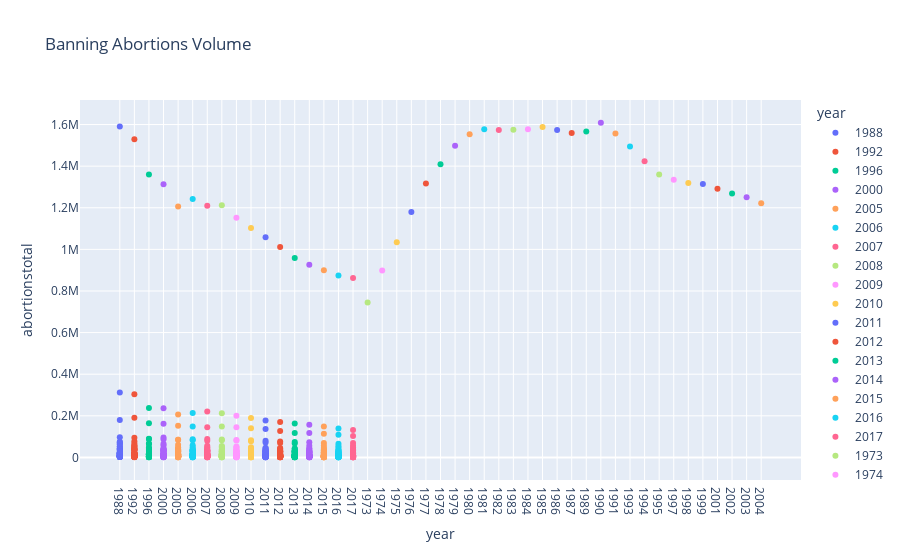

Source (notebook cell):
### Code cell
import plotly.express as px
AbTimeline_df["year"] = AbTimeline_df["year"].astype(str)
fig = px.scatter(AbTimeline_df, x="year", y="abortionstotal", color="year",
                 title="Banning Abortions Volume")

fig.show()

### Figure 1 — Plotly figure (JSON) as saved in the notebook; plotly's stock layout.template omitted (floating-point values rounded to 4 significant figures)
{"data": [{"hovertemplate": "year=%{x}<br>abortionstotal=%{y}<extra></extra>", "legendgroup": "1988", "marker": {"color": "#636efa", "symbol": "circle"}, "mode": "markers", "name": "1988", "orientation": "v", "showlegend": true, "type": "scatter", "x": ["1988", "1988", "1988", "1988", "1988", "1988", "1988", "1988", "1988", "1988", "1988", "1988", "1988", "1988", "1988", "1988", "1988", "1988", "1988", "1988", "1988", "1988", "1988", "1988", "1988", "1988", "1988", "1988", "1988", "1988", "1988", "1988", "1988", "1988", "1988", "1988", "1988", "1988", "1988", "1988", "1988", "1988", "1988", "1988", "1988", "1988", "1988", "1988", "1988", "1988", "1988", "1988"], "xaxis": "x", "y": [20100, 2700, 22200, 7860, 311440, 17550, 24470, 4570, 13830, 75820, 35320, 11120, 2760, 72500, 20930, 10480, 7210, 10090, 17030, 4140, 41090, 44260, 62770, 17400, 6480, 23940, 2350, 5490, 9450, 5940, 66300, 8180, 179830, 38120, 1510, 50780, 12240, 14850, 53050, 5800, 16440, 1420, 20060, 97450, 1590750, 4590, 2920, 40240, 30890, 4800, 18580, 1370], "yaxis": "y"}, {"hovertemplate": "year=%{x}<br>abortionstotal=%{y}<extra></extra>", "legendgroup": "1992", "marker": {"color": "#EF553B", "symbol": "circle"}, "mode": "markers", "name": "1992", "orientation": "v", "showlegend": true, "type": "scatter", "x": ["1992", "1992", "1992", "1992", "1992", "1992", "1992", "1992", "1992", "1992", "1992", "1992", "1992", "1992", "1992", "1992", "1992", "1992", "1992", "1992", "1992", "1992", "1992", "1992", "1992", "1992", "1992", "1992", "1992", "1992", "1992", "1992", "1992", "1992", "1992", "1992", "1992", "1992", "1992", "1992", "1992", "1992", "1992", "1992", "1992", "1992", "1992", "1992", "1992", "1992", "1992", "1992"], "xaxis": "x", "y": [17720, 2800, 21200, 8690, 303850, 18410, 20100, 4620, 11040, 77320, 39970, 12180, 2420, 66500, 21170, 7480, 7140, 9850, 11800, 4260, 39490, 41610, 54530, 15090, 8830, 19870, 2810, 4950, 12400, 4490, 58420, 7780, 191100, 34000, 1190, 46190, 9080, 14620, 50720, 5830, 14410, 1340, 19110, 94590, 1528930, 3800, 2160, 38130, 33620, 4460, 16280, 1390], "yaxis": "y"}, {"hovertemplate": "year=%{x}<br>abortionstotal=%{y}<extra></extra>", "legendgroup": "1996", "marker": {"color": "#00cc96", "symbol": "circle"}, "mode": "markers", "name": "1996", "orientation": "v", "showlegend": true, "type": "scatter", "x": ["1996", "1996", "1996", "1996", "1996", "1996", "1996", "1996", "1996", "1996", "1996", "1996", "1996", "1996", "1996", "1996", "1996", "1996", "1996", "1996", "1996", "1996", "1996", "1996", "1996", "1996", "1996", "1996", "1996", "1996", "1996", "1996", "1996", "1996", "1996", "1996", "1996", "1996", "1996", "1996", "1996", "1996", "1996", "1996", "1996", "1996", "1996", "1996", "1996", "1996", "1996", "1996"], "xaxis": "x", "y": [14940, 2310, 20120, 6680, 237870, 16670, 16510, 2970, 5620, 90160, 35230, 6930, 2450, 66920, 18340, 6150, 6940, 7890, 13110, 3390, 36940, 40150, 47430, 13950, 9020, 16050, 2430, 3930, 14080, 4670, 64230, 6560, 164080, 31070, 1050, 41320, 8490, 13540, 42080, 5290, 12450, 1200, 16690, 88250, 1360160, 3850, 2050, 32450, 26960, 3400, 14980, 1630], "yaxis": "y"}, {"hovertemplate": "year=%{x}<br>abortionstotal=%{y}<extra></extra>", "legendgroup": "2000", "marker": {"color": "#ab63fa", "symbol": "circle"}, "mode": "markers", "name": "2000", "orientation": "v", "showlegend": true, "type": "scatter", "x": ["2000", "2000", "2000", "2000", "2000", "2000", "2000", "2000", "2000", "2000", "2000", "2000", "2000", "2000", "2000", "2000", "2000", "2000", "2000", "2000", "2000", "2000", "2000", "2000", "2000", "2000", "2000", "2000", "2000", "2000", "2000", "2000", "2000", "2000", "2000", "2000", "2000", "2000", "2000", "2000", "2000", "2000", "2000", "2000", "2000", "2000", "2000", "2000", "2000", "2000", "2000", "2000"], "xaxis": "x", "y": [13060, 1900, 18410, 5880, 235670, 12950, 15460, 3920, 5750, 96000, 32270, 5630, 2750, 58370, 15140, 6280, 6440, 6720, 11380, 2910, 38670, 29870, 45710, 13940, 9060, 17410, 2220, 3920, 12880, 4020, 66110, 6890, 161160, 33620, 940, 38090, 7780, 15270, 39670, 4900, 12120, 1020, 17270, 87110, 1312990, 3500, 1510, 30690, 26970, 2930, 12450, 2090], "yaxis": "y"}, {"hovertemplate": "year=%{x}<br>abortionstotal=%{y}<extra></extra>", "legendgroup": "2005", "marker": {"color": "#FFA15A", "symbol": "circle"}, "mode": "markers", "name": "2005", "orientation": "v", "showlegend": true, "type": "scatter", "x": ["2005", "2005", "2005", "2005", "2005", "2005", "2005", "2005", "2005", "2005", "2005", "2005", "2005", "2005", "2005", "2005", "2005", "2005", "2005", "2005", "2005", "2005", "2005", "2005", "2005", "2005", "2005", "2005", "2005", "2005", "2005", "2005", "2005", "2005", "2005", "2005", "2005", "2005", "2005", "2005", "2005", "2005", "2005", "2005", "2005", "2005", "2005", "2005", "2005", "2005", "2005", "2005"], "xaxis": "x", "y": [10840, 2130, 19710, 5200, 206260, 14720, 17340, 4140, 6390, 85360, 32040, 5330, 2540, 48420, 13180, 6130, 5620, 6060, 10330, 2840, 35250, 27800, 39930, 13370, 7930, 14900, 2020, 2990, 12990, 3060, 60330, 6690, 152340, 29730, 890, 33140, 7420, 11900, 38110, 4680, 13320, 980, 15520, 84560, 1206200, 3610, 1810, 30590, 23680, 2700, 10920, 1220], "yaxis": "y"}, {"hovertemplate": "year=%{x}<br>abortionstotal=%{y}<extra></extra>", "legendgroup": "2006", "marker": {"color": "#19d3f3", "symbol": "circle"}, "mode": "markers", "name": "2006", "orientation": "v", "showlegend": true, "type": "scatter", "x": ["2006", "2006", "2006", "2006", "2006", "2006", "2006", "2006", "2006", "2006", "2006", "2006", "2006", "2006", "2006", "2006", "2006", "2006", "2006", "2006", "2006", "2006", "2006", "2006", "2006", "2006", "2006", "2006", "2006", "2006", "2006", "2006", "2006", "2006", "2006", "2006", "2006", "2006", "2006", "2006", "2006", "2006", "2006", "2006", "2006", "2006", "2006", "2006", "2006", "2006", "2006", "2006"], "xaxis": "x", "y": [10980, 2060, 18850, 5450, 213550, 14990, 17580, 4990, 5900, 86980, 32690, 5490, 2700, 48560, 12810, 6390, 5670, 6080, 11220, 2940, 31990, 27130, 37530, 13420, 7880, 15070, 2070, 2690, 13320, 3030, 58030, 7020, 148030, 29970, 900, 32880, 7450, 12150, 39770, 4550, 13590, 970, 15550, 82540, 1242000, 3780, 1760, 31670, 24350, 2880, 10390, 1200], "yaxis": "y"}, {"hovertemplate": "year=%{x}<br>abortionstotal=%{y}<extra></extra>", "legendgroup": "2007", "marker": {"color": "#FF6692", "symbol": "circle"}, "mode": "markers", "name": "2007", "orientation": "v", "showlegend": true, "type": "scatter", "x": ["2007", "2007", "2007", "2007", "2007", "2007", "2007", "2007", "2007", "2007", "2007", "2007", "2007", "2007", "2007", "2007", "2007", "2007", "2007", "2007", "2007", "2007", "2007", "2007", "2007", "2007", "2007", "2007", "2007", "2007", "2007", "2007", "2007", "2007", "2007", "2007", "2007", "2007", "2007", "2007", "2007", "2007", "2007", "2007", "2007", "2007", "2007", "2007", "2007", "2007", "2007", "2007"], "xaxis": "x", "y": [11130, 2000, 17990, 5690, 220840, 15160, 17730, 5850, 5400, 88600, 33680, 5650, 2860, 48710, 12440, 6660, 5720, 6110, 12520, 3030, 28720, 26460, 35780, 13480, 7850, 15250, 2110, 2500, 13630, 2990, 55740, 7350, 144390, 30220, 910, 32620, 7480, 12410, 42550, 4420, 13750, 960, 15590, 80510, 1209640, 3940, 1720, 32750, 25030, 3070, 9870, 1170], "yaxis": "y"}, {"hovertemplate": "year=%{x}<br>abortionstotal=%{y}<extra></extra>", "legendgroup": "2008", "marker": {"color": "#B6E880", "symbol": "circle"}, "mode": "markers", "name": "2008", "orientation": "v", "showlegend": true, "type": "scatter", "x": ["2008", "2008", "2008", "2008", "2008", "2008", "2008", "2008", "2008", "2008", "2008", "2008", "2008", "2008", "2008", "2008", "2008", "2008", "2008", "2008", "2008", "2008", "2008", "2008", "2008", "2008", "2008", "2008", "2008", "2008", "2008", "2008", "2008", "2008", "2008", "2008", "2008", "2008", "2008", "2008", "2008", "2008", "2008", "2008", "2008", "2008", "2008", "2008", "2008", "2008", "2008", "2008"], "xaxis": "x", "y": [11020, 1960, 19770, 5710, 211930, 14920, 17210, 5650, 5880, 86310, 39370, 5650, 2580, 51670, 12300, 6160, 5670, 6380, 14110, 2970, 28390, 25800, 36050, 12580, 8210, 15160, 2040, 2850, 13020, 2860, 54730, 6730, 149070, 29000, 1010, 32370, 7500, 11800, 46670, 4340, 13200, 970, 16210, 82690, 1212350, 3880, 1730, 31360, 24670, 2680, 9660, 1060], "yaxis": "y"}, {"hovertemplate": "year=%{x}<br>abortionstotal=%{y}<extra></extra>", "legendgroup": "2009", "marker": {"color": "#FF97FF", "symbol": "circle"}, "mode": "markers", "name": "2009", "orientation": "v", "showlegend": true, "type": "scatter", "x": ["2009", "2009", "2009", "2009", "2009", "2009", "2009", "2009", "2009", "2009", "2009", "2009", "2009", "2009", "2009", "2009", "2009", "2009", "2009", "2009", "2009", "2009", "2009", "2009", "2009", "2009", "2009", "2009", "2009", "2009", "2009", "2009", "2009", "2009", "2009", "2009", "2009", "2009", "2009", "2009", "2009", "2009", "2009", "2009", "2009", "2009", "2009", "2009", "2009", "2009", "2009", "2009"], "xaxis": "x", "y": [10530, 2040, 17480, 5630, 200720, 14330, 16350, 5520, 4970, 84150, 37260, 5590, 2490, 47020, 12020, 6010, 4830, 6170, 12930, 2830, 29630, 25240, 33410, 11780, 7640, 13550, 2000, 2630, 12790, 2840, 51930, 6420, 144390, 28340, 1000, 30760, 7060, 11020, 44820, 4100, 13050, 900, 15290, 81060, 1151600, 3690, 1670, 30950, 23530, 3070, 9420, 1030], "yaxis": "y"}, {"hovertemplate": "year=%{x}<br>abortionstotal=%{y}<extra></extra>", "legendgroup": "2010", "marker": {"color": "#FECB52", "symbol": "circle"}, "mode": "markers", "name": "2010", "orientation": "v", "showlegend": true, "type": "scatter", "x": ["2010", "2010", "2010", "2010", "2010", "2010", "2010", "2010", "2010", "2010", "2010", "2010", "2010", "2010", "2010", "2010", "2010", "2010", "2010", "2010", "2010", "2010", "2010", "2010", "2010", "2010", "2010", "2010", "2010", "2010", "2010", "2010", "2010", "2010", "2010", "2010", "2010", "2010", "2010", "2010", "2010", "2010", "2010", "2010", "2010", "2010", "2010", "2010", "2010", "2010", "2010", "2010"], "xaxis": "x", "y": [10030, 2120, 15190, 5490, 189110, 13730, 15480, 5380, 4060, 82020, 35160, 5530, 2410, 42370, 11600, 5860, 3990, 5960, 11750, 2640, 30890, 24790, 30770, 11120, 7070, 11930, 1980, 2410, 12570, 2830, 49130, 6110, 139700, 27670, 980, 29140, 6510, 10250, 42250, 3850, 12900, 840, 14370, 78130, 1102670, 3470, 1600, 30550, 22380, 3460, 9140, 1010], "yaxis": "y"}, {"hovertemplate": "year=%{x}<br>abortionstotal=%{y}<extra></extra>", "legendgroup": "2011", "marker": {"color": "#636efa", "symbol": "circle"}, "mode": "markers", "name": "2011", "orientation": "v", "showlegend": true, "type": "scatter", "x": ["2011", "2011", "2011", "2011", "2011", "2011", "2011", "2011", "2011", "2011", "2011", "2011", "2011", "2011", "2011", "2011", "2011", "2011", "2011", "2011", "2011", "2011", "2011", "2011", "2011", "2011", "2011", "2011", "2011", "2011", "2011", "2011", "2011", "2011", "2011", "2011", "2011", "2011", "2011", "2011", "2011", "2011", "2011", "2011", "2011", "2011", "2011", "2011", "2011", "2011", "2011", "2011"], "xaxis": "x", "y": [9600, 2030, 16270, 5210, 177360, 13130, 14630, 4690, 3400, 79890, 34460, 5540, 2340, 42360, 10710, 5430, 3870, 5820, 11310, 2410, 32140, 24430, 29270, 10690, 6700, 11510, 1990, 2550, 11960, 2880, 46670, 5520, 136280, 25080, 940, 27930, 5910, 10020, 39200, 3690, 11580, 850, 13670, 72140, 1058490, 3240, 1610, 29160, 21830, 3320, 8660, 1060], "yaxis": "y"}, {"hovertemplate": "year=%{x}<br>abortionstotal=%{y}<extra></extra>", "legendgroup": "2012", "marker": {"color": "#EF553B", "symbol": "circle"}, "mode": "markers", "name": "2012", "orientation": "v", "showlegend": true, "type": "scatter", "x": ["2012", "2012", "2012", "2012", "2012", "2012", "2012", "2012", "2012", "2012", "2012", "2012", "2012", "2012", "2012", "2012", "2012", "2012", "2012", "2012", "2012", "2012", "2012", "2012", "2012", "2012", "2012", "2012", "2012", "2012", "2012", "2012", "2012", "2012", "2012", "2012", "2012", "2012", "2012", "2012", "2012", "2012", "2012", "2012", "2012", "2012", "2012", "2012", "2012", "2012", "2012", "2012"], "xaxis": "x", "y": [8920, 1890, 15040, 5010, 170420, 12400, 13900, 4010, 3570, 76730, 33620, 4900, 2090, 42020, 10200, 4790, 3910, 5500, 10470, 2390, 29610, 22840, 28780, 10130, 6280, 11080, 1820, 2510, 10750, 2610, 44680, 4860, 126630, 25960, 920, 26200, 5830, 9310, 36560, 3410, 11440, 840, 13210, 69520, 1011070, 3210, 1560, 29510, 20470, 2800, 8080, 940], "yaxis": "y"}, {"hovertemplate": "year=%{x}<br>abortionstotal=%{y}<extra></extra>", "legendgroup": "2013", "marker": {"color": "#00cc96", "symbol": "circle"}, "mode": "markers", "name": "2013", "orientation": "v", "showlegend": true, "type": "scatter", "x": ["2013", "2013", "2013", "2013", "2013", "2013", "2013", "2013", "2013", "2013", "2013", "2013", "2013", "2013", "2013", "2013", "2013", "2013", "2013", "2013", "2013", "2013", "2013", "2013", "2013", "2013", "2013", "2013", "2013", "2013", "2013", "2013", "2013", "2013", "2013", "2013", "2013", "2013", "2013", "2013", "2013", "2013", "2013", "2013", "2013", "2013", "2013", "2013", "2013", "2013", "2013", "2013"], "xaxis": "x", "y": [8230, 1740, 13820, 4810, 163550, 11660, 13360, 3340, 3740, 73560, 32550, 4260, 1850, 41430, 9910, 4150, 3940, 5180, 9630, 2380, 27080, 21250, 28420, 9570, 5860, 10610, 1660, 2440, 9550, 2340, 43340, 4190, 116970, 26850, 900, 24470, 5760, 8600, 34580, 3130, 11300, 830, 12760, 66910, 958700, 3170, 1490, 29860, 19100, 2280, 7510, 820], "yaxis": "y"}, {"hovertemplate": "year=%{x}<br>abortionstotal=%{y}<extra></extra>", "legendgroup": "2014", "marker": {"color": "#ab63fa", "symbol": "circle"}, "mode": "markers", "name": "2014", "orientation": "v", "showlegend": true, "type": "scatter", "x": ["2014", "2014", "2014", "2014", "2014", "2014", "2014", "2014", "2014", "2014", "2014", "2014", "2014", "2014", "2014", "2014", "2014", "2014", "2014", "2014", "2014", "2014", "2014", "2014", "2014", "2014", "2014", "2014", "2014", "2014", "2014", "2014", "2014", "2014", "2014", "2014", "2014", "2014", "2014", "2014", "2014", "2014", "2014", "2014", "2014", "2014", "2014", "2014", "2014", "2014", "2014", "2014"], "xaxis": "x", "y": [8310, 1640, 13240, 4350, 156690, 11760, 13280, 3200, 3800, 72630, 31120, 3750, 1790, 40120, 10130, 3930, 3800, 5180, 9620, 2400, 26430, 21280, 28130, 9230, 5540, 9180, 1520, 2360, 10840, 2530, 43990, 4030, 117580, 26410, 1020, 23220, 5210, 8760, 34230, 3220, 10940, 810, 12300, 56400, 926190, 2960, 1380, 24590, 19150, 2280, 7430, 850], "yaxis": "y"}, {"hovertemplate": "year=%{x}<br>abortionstotal=%{y}<extra></extra>", "legendgroup": "2015", "marker": {"color": "#FFA15A", "symbol": "circle"}, "mode": "markers", "name": "2015", "orientation": "v", "showlegend": true, "type": "scatter", "x": ["2015", "2015", "2015", "2015", "2015", "2015", "2015", "2015", "2015", "2015", "2015", "2015", "2015", "2015", "2015", "2015", "2015", "2015", "2015", "2015", "2015", "2015", "2015", "2015", "2015", "2015", "2015", "2015", "2015", "2015", "2015", "2015", "2015", "2015", "2015", "2015", "2015", "2015", "2015", "2015", "2015", "2015", "2015", "2015", "2015", "2015", "2015", "2015", "2015", "2015", "2015", "2015"], "xaxis": "x", "y": [8150, 1540, 13640, 3930, 148000, 11410, 12770, 3040, 3330, 69390, 31750, 3370, 1780, 38830, 10190, 3990, 3660, 4910, 9830, 2240, 26010, 20370, 27290, 9360, 5300, 9640, 1530, 2260, 10150, 2480, 45680, 4120, 113350, 24870, 990, 21980, 4800, 8950, 34550, 3290, 10930, 770, 11770, 55690, 899270, 3010, 1320, 23290, 18340, 2380, 7360, 810], "yaxis": "y"}, {"hovertemplate": "year=%{x}<br>abortionstotal=%{y}<extra></extra>", "legendgroup": "2016", "marker": {"color": "#19d3f3", "symbol": "circle"}, "mode": "markers", "name": "2016", "orientation": "v", "showlegend": true, "type": "scatter", "x": ["2016", "2016", "2016", "2016", "2016", "2016", "2016", "2016", "2016", "2016", "2016", "2016", "2016", "2016", "2016", "2016", "2016", "2016", "2016", "2016", "2016", "2016", "2016", "2016", "2016", "2016", "2016", "2016", "2016", "2016", "2016", "2016", "2016", "2016", "2016", "2016", "2016", "2016", "2016", "2016", "2016", "2016", "2016", "2016", "2016", "2016", "2016", "2016", "2016", "2016", "2016", "2016"], "xaxis": "x", "y": [7920, 1450, 14040, 3590, 139320, 11050, 12260, 2880, 2870, 66150, 32390, 3130, 1780, 37590, 10240, 4050, 3520, 4640, 10040, 2080, 25730, 19470, 26460, 9590, 5100, 10100, 1540, 2170, 9460, 2410, 47370, 4210, 108350, 23320, 960, 20790, 4550, 9140, 34870, 3340, 10920, 730, 11230, 55100, 874080, 3050, 1260, 21990, 17530, 2490, 7310, 770], "yaxis": "y"}, {"hovertemplate": "year=%{x}<br>abortionstotal=%{y}<extra></extra>", "legendgroup": "2017", "marker": {"color": "#FF6692", "symbol": "circle"}, "mode": "markers", "name": "2017", "orientation": "v", "showlegend": true, "type": "scatter", "x": ["2017", "2017", "2017", "2017", "2017", "2017", "2017", "2017", "2017", "2017", "2017", "2017", "2017", "2017", "2017", "2017", "2017", "2017", "2017", "2017", "2017", "2017", "2017", "2017", "2017", "2017", "2017", "2017", "2017", "2017", "2017", "2017", "2017", "2017", "2017", "2017", "2017", "2017", "2017", "2017", "2017", "2017", "2017", "2017", "2017", "2017", "2017", "2017", "2017", "2017", "2017", "2017"], "xaxis": "x", "y": [7660, 1420, 13270, 3710, 131380, 11100, 11950, 2770, 3930, 68640, 32520, 3220, 1790, 37770, 10270, 3650, 3520, 4780, 9280, 2050, 26940, 18880, 26130, 10100, 4930, 9690, 1510, 2250, 9620, 2330, 47010, 3830, 103060, 25060, 970, 20560, 4780, 8950, 33910, 3280, 11380, 750, 11060, 56340, 862320, 3020, 1140, 20290, 17760, 2380, 7540, 720], "yaxis": "y"}, {"hovertemplate": "year=%{x}<br>abortionstotal=%{y}<extra></extra>", "legendgroup": "1973", "marker": {"color": "#B6E880", "symbol": "circle"}, "mode": "markers", "name": "1973", "orientation": "v", "showlegend": true, "type": "scatter", "x": ["1973"], "xaxis": "x", "y": [744610], "yaxis": "y"}, {"hovertemplate": "year=%{x}<br>abortionstotal=%{y}<extra></extra>", "legendgroup": "1974", "marker": {"color": "#FF97FF", "symbol": "circle"}, "mode": "markers", "name": "1974", "orientation": "v", "showlegend": true, "type": "scatter", "x": ["1974"], "xaxis": "x", "y": [898570], "yaxis": "y"}, {"hovertemplate": "year=%{x}<br>abortionstotal=%{y}<extra></extra>", "legendgroup": "1975", "marker": {"color": "#FECB52", "symbol": "circle"}, "mode": "markers", "name": "1975", "orientation": "v", "showlegend": true, "type": "scatter", "x": ["1975"], "xaxis": "x", "y": [1034170], "yaxis": "y"}, {"hovertemplate": "year=%{x}<br>abortionstotal=%{y}<extra></extra>", "legendgroup": "1976", "marker": {"color": "#636efa", "symbol": "circle"}, "mode": "markers", "name": "1976", "orientation": "v", "showlegend": true, "type": "scatter", "x": ["1976"], "xaxis": "x", "y": [1179300], "yaxis": "y"}, {"hovertemplate": "year=%{x}<br>abortionstotal=%{y}<extra></extra>", "legendgroup": "1977", "marker": {"color": "#EF553B", "symbol": "circle"}, "mode": "markers", "name": "1977", "orientation": "v", "showlegend": true, "type": "scatter", "x": ["1977"], "xaxis": "x", "y": [1316700], "yaxis": "y"}, {"hovertemplate": "year=%{x}<br>abortionstotal=%{y}<extra></extra>", "legendgroup": "1978", "marker": {"color": "#00cc96", "symbol": "circle"}, "mode": "markers", "name": "1978", "orientation": "v", "showlegend": true, "type": "scatter", "x": ["1978"], "xaxis": "x", "y": [1409600], "yaxis": "y"}, {"hovertemplate": "year=%{x}<br>abortionstotal=%{y}<extra></extra>", "legendgroup": "1979", "marker": {"color": "#ab63fa", "symbol": "circle"}, "mode": "markers", "name": "1979", "orientation": "v", "showlegend": true, "type": "scatter", "x": ["1979"], "xaxis": "x", "y": [1497670], "yaxis": "y"}, {"hovertemplate": "year=%{x}<br>abortionstotal=%{y}<extra></extra>", "legendgroup": "1980", "marker": {"color": "#FFA15A", "symbol": "circle"}, "mode": "markers", "name": "1980", "orientation": "v", "showlegend": true, "type": "scatter", "x": ["1980"], "xaxis": "x", "y": [1553890], "yaxis": "y"}, {"hovertemplate": "year=%{x}<br>abortionstotal=%{y}<extra></extra>", "legendgroup": "1981", "marker": {"color": "#19d3f3", "symbol": "circle"}, "mode": "markers", "name": "1981", "orientation": "v", "showlegend": true, "type": "scatter", "x": ["1981"], "xaxis": "x", "y": [1577340], "yaxis": "y"}, {"hovertemplate": "year=%{x}<br>abortionstotal=%{y}<extra></extra>", "legendgroup": "1982", "marker": {"color": "#FF6692", "symbol": "circle"}, "mode": "markers", "name": "1982", "orientation": "v", "showlegend": true, "type": "scatter", "x": ["1982"], "xaxis": "x", "y": [1573920], "yaxis": "y"}, {"hovertemplate": "year=%{x}<br>abortionstotal=%{y}<extra></extra>", "legendgroup": "1983", "marker": {"color": "#B6E880", "symbol": "circle"}, "mode": "markers", "name": "1983", "orientation": "v", "showlegend": true, "type": "scatter", "x": ["1983"], "xaxis": "x", "y": [1575000], "yaxis": "y"}, {"hovertemplate": "year=%{x}<br>abortionstotal=%{y}<extra></extra>", "legendgroup": "1984", "marker": {"color": "#FF97FF", "symbol": "circle"}, "mode": "markers", "name": "1984", "orientation": "v", "showlegend": true, "type": "scatter", "x": ["1984"], "xaxis": "x", "y": [1577180], "yaxis": "y"}, {"hovertemplate": "year=%{x}<br>abortionstotal=%{y}<extra></extra>", "legendgroup": "1985", "marker": {"color": "#FECB52", "symbol": "circle"}, "mode": "markers", "name": "1985", "orientation": "v", "showlegend": true, "type": "scatter", "x": ["1985"], "xaxis": "x", "y": [1588550], "yaxis": "y"}, {"hovertemplate": "year=%{x}<br>abortionstotal=%{y}<extra></extra>", "legendgroup": "1986", "marker": {"color": "#636efa", "symbol": "circle"}, "mode": "markers", "name": "1986", "orientation": "v", "showlegend": true, "type": "scatter", "x": ["1986"], "xaxis": "x", "y": [1574000], "yaxis": "y"}, {"hovertemplate": "year=%{x}<br>abortionstotal=%{y}<extra></extra>", "legendgroup": "1987", "marker": {"color": "#EF553B", "symbol": "circle"}, "mode": "markers", "name": "1987", "orientation": "v", "showlegend": true, "type": "scatter", "x": ["1987"], "xaxis": "x", "y": [1559110], "yaxis": "y"}, {"hovertemplate": "year=%{x}<br>abortionstotal=%{y}<extra></extra>", "legendgroup": "1989", "marker": {"color": "#00cc96", "symbol": "circle"}, "mode": "markers", "name": "1989", "orientation": "v", "showlegend": true, "type": "scatter", "x": ["1989"], "xaxis": "x", "y": [1566870], "yaxis": "y"}, {"hovertemplate": "year=%{x}<br>abortionstotal=%{y}<extra></extra>", "legendgroup": "1990", "marker": {"color": "#ab63fa", "symbol": "circle"}, "mode": "markers", "name": "1990", "orientation": "v", "showlegend": true, "type": "scatter", "x": ["1990"], "xaxis": "x", "y": [1608620], "yaxis": "y"}, {"hovertemplate": "year=%{x}<br>abortionstotal=%{y}<extra></extra>", "legendgroup": "1991", "marker": {"color": "#FFA15A", "symbol": "circle"}, "mode": "markers", "name": "1991", "orientation": "v", "showlegend": true, "type": "scatter", "x": ["1991"], "xaxis": "x", "y": [1556510], "yaxis": "y"}, {"hovertemplate": "year=%{x}<br>abortionstotal=%{y}<extra></extra>", "legendgroup": "1993", "marker": {"color": "#19d3f3", "symbol": "circle"}, "mode": "markers", "name": "1993", "orientation": "v", "showlegend": true, "type": "scatter", "x": ["1993"], "xaxis": "x", "y": [1495000], "yaxis": "y"}, {"hovertemplate": "year=%{x}<br>abortionstotal=%{y}<extra></extra>", "legendgroup": "1994", "marker": {"color": "#FF6692", "symbol": "circle"}, "mode": "markers", "name": "1994", "orientation": "v", "showlegend": true, "type": "scatter", "x": ["1994"], "xaxis": "x", "y": [1423000], "yaxis": "y"}, {"hovertemplate": "year=%{x}<br>abortionstotal=%{y}<extra></extra>", "legendgroup": "1995", "marker": {"color": "#B6E880", "symbol": "circle"}, "mode": "markers", "name": "1995", "orientation": "v", "showlegend": true, "type": "scatter", "x": ["1995"], "xaxis": "x", "y": [1359440], "yaxis": "y"}, {"hovertemplate": "year=%{x}<br>abortionstotal=%{y}<extra></extra>", "legendgroup": "1997", "marker": {"color": "#FF97FF", "symbol": "circle"}, "mode": "markers", "name": "1997", "orientation": "v", "showlegend": true, "type": "scatter", "x": ["1997"], "xaxis": "x", "y": [1335000], "yaxis": "y"}, {"hovertemplate": "year=%{x}<br>abortionstotal=%{y}<extra></extra>", "legendgroup": "1998", "marker": {"color": "#FECB52", "symbol": "circle"}, "mode": "markers", "name": "1998", "orientation": "v", "showlegend": true, "type": "scatter", "x": ["1998"], "xaxis": "x", "y": [1319000], "yaxis": "y"}, {"hovertemplate": "year=%{x}<br>abortionstotal=%{y}<extra></extra>", "legendgroup": "1999", "marker": {"color": "#636efa", "symbol": "circle"}, "mode": "markers", "name": "1999", "orientation": "v", "showlegend": true, "type": "scatter", "x": ["1999"], "xaxis": "x", "y": [1314790], "yaxis": "y"}, {"hovertemplate": "year=%{x}<br>abortionstotal=%{y}<extra></extra>", "legendgroup": "2001", "marker": {"color": "#EF553B", "symbol": "circle"}, "mode": "markers", "name": "2001", "orientation": "v", "showlegend": true, "type": "scatter", "x": ["2001"], "xaxis": "x", "y": [1291000], "yaxis": "y"}, {"hovertemplate": "year=%{x}<br>abortionstotal=%{y}<extra></extra>", "legendgroup": "2002", "marker": {"color": "#00cc96", "symbol": "circle"}, "mode": "markers", "name": "2002", "orientation": "v", "showlegend": true, "type": "scatter", "x": ["2002"], "xaxis": "x", "y": [1269000], "yaxis": "y"}, {"hovertemplate": "year=%{x}<br>abortionstotal=%{y}<extra></extra>", "legendgroup": "2003", "marker": {"color": "#ab63fa", "symbol": "circle"}, "mode": "markers", "name": "2003", "orientation": "v", "showlegend": true, "type": "scatter", "x": ["2003"], "xaxis": "x", "y": [1250000], "yaxis": "y"}, {"hovertemplate": "year=%{x}<br>abortionstotal=%{y}<extra></extra>", "legendgroup": "2004", "marker": {"color": "#FFA15A", "symbol": "circle"}, "mode": "markers", "name": "2004", "orientation": "v", "showlegend": true, "type": "scatter", "x": ["2004"], "xaxis": "x", "y": [1222100], "yaxis": "y"}], "layout": {"legend": {"title": {"text": "year"}, "tracegroupgap": 0}, "title": {"text": "Banning Abortions Volume"}, "xaxis": {"anchor": "y", "categoryarray": ["1988", "1992", "1996", "2000", "2005", "2006", "2007", "2008", "2009", "2010", "2011", "2012", "2013", "2014", "2015", "2016", "2017", "1973", "1974", "1975", "1976", "1977", "1978", "1979", "1980", "1981", "1982", "1983", "1984", "1985", "1986", "1987", "1989", "1990", "1991", "1993", "1994", "1995", "1997", "1998", "1999", "2001", "2002", "2003", "2004"], "categoryorder": "array", "domain": [0, 1], "title": {"text": "year"}}, "yaxis": {"anchor": "x", "domain": [0, 1], "title": {"text": "abortionstotal"}}}}
